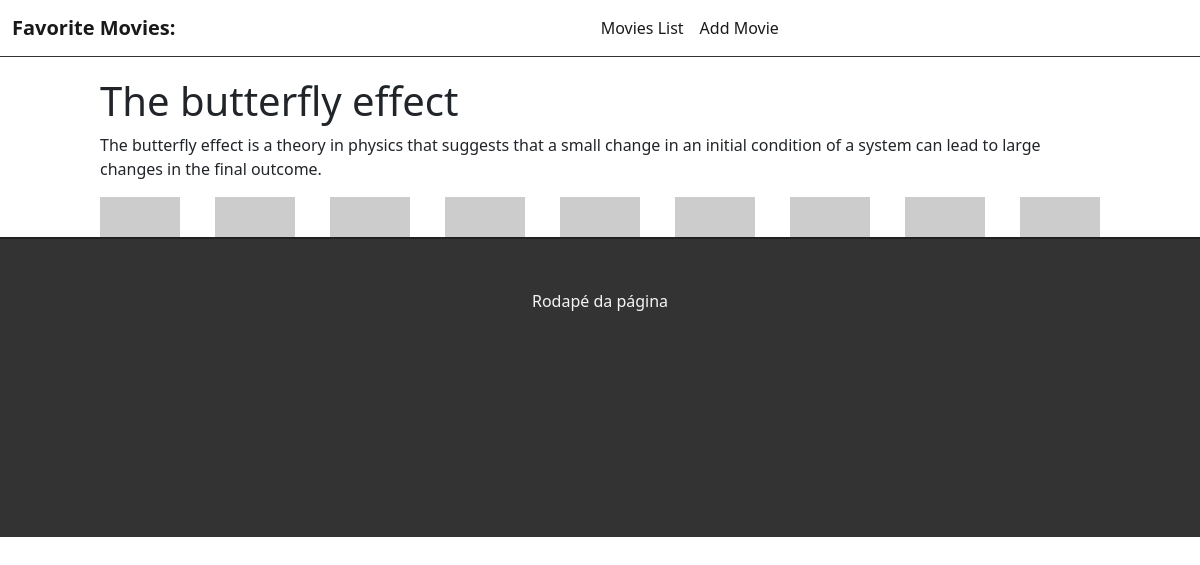
Page /6 on the committed database.
### movieslist/models.py (models this page shows)
class MoviesList(models.Model):
    name = models.TextField()
    resume = models.TextField()
    rank = models.DecimalField(decimal_places=2, max_digits=10)

### movieslist/views.py (the view)
# urls.py: path("<int:id>", views.movieView, name="movie-view"),
def movieView(request, id):
    movie_list = get_object_or_404(MoviesList, pk=id)
    return render(request, 'movies.html', {'movie_list': movie_list})

### movieslist/templates/movies.html (shortened to what this page needs)
{% extends 'base.html' %}
{% block content %}
<div class="offset-1 col-10 list-div">
    <h1>{{movie_list.name}}</h1>
    <p>{{movie_list.resume}}</p>
</div>
{% endblock %}

### movieslist/static/css/styles.css (style rules this page uses)
.list-div { padding: 0; border-bottom: 40px dashed #ccc; }

### rows in the picture
MoviesList: name "The butterfly effect", resume "The butterfly effect is a theory in physics that suggests that a small change in an initial condition of a system can lead to large changes in the final outcome."
